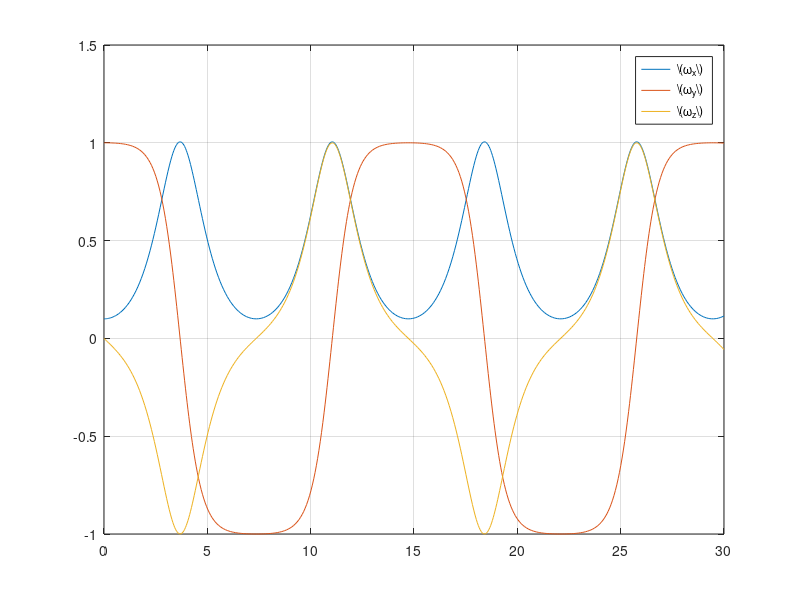

Recreate this plot in MATLAB. (Note: this script raises an error after producing the figure.)
clear; close all;
% define tennis racket

% calculate inertia tensor
I = zeros(3);
I1 = 1; I2 = 2; I3 = 3; % test case intertial moment values to see if ODE works
% define Euler equations
dwdt = @(t,w) [(I2-I3)/I1*w(2)*w(3);(I3-I1)/I2*w(3)*w(1);(I1-I2)/I1*w(1)*w(2)];
% solve system of ODEs
[t,w] = ode45(dwdt,[0 30],[0.1 1 0],odeset('RelTol',1e-6));

plot(t,w);
grid on;
legend('\(\omega_x\)','\(\omega_y\)','\(\omega_z\)',Interpreter = 'latex');

%% Animation Station
te = 0:0.1:30; % evenly spaced time array
we = interp1(t,w(:,1),te,'spline'); % fix when we know which column of w is theta
A = max(we);

tau=te(2)-te(1);
for istep=1:length(te)
    % Position of swing relative to the pivot
    theta = we(istep);
    xswing=l1*sin(theta);
    yswing=-l1*cos(theta);
    % position of head/legs with respect to swing
    phi=A + A*cos(wp*te(istep));
    xpers=l2*sin(phi + theta);
    ypers=l2*cos(phi + theta);
    % Plot the swing and the swinger
    plot([0, xswing],[L,L+yswing],...
        [xswing+xpers,xswing-xpers],[L+yswing-ypers,L+yswing+ypers])
    % Make the x and y dimensions scale equally
    axis([-L/2 L/2 0 L])
    axis square
    % We'd like the plots frames to show at intervals of tau so the movie
    % matches the physical time scale.  However, the calculations
    % and plotting take some time, so we decrease the pause a bit.
    % Depending on the speed of your computer, you may need to adjust
    % this offset some.
    pause(tau-0.01)
 end